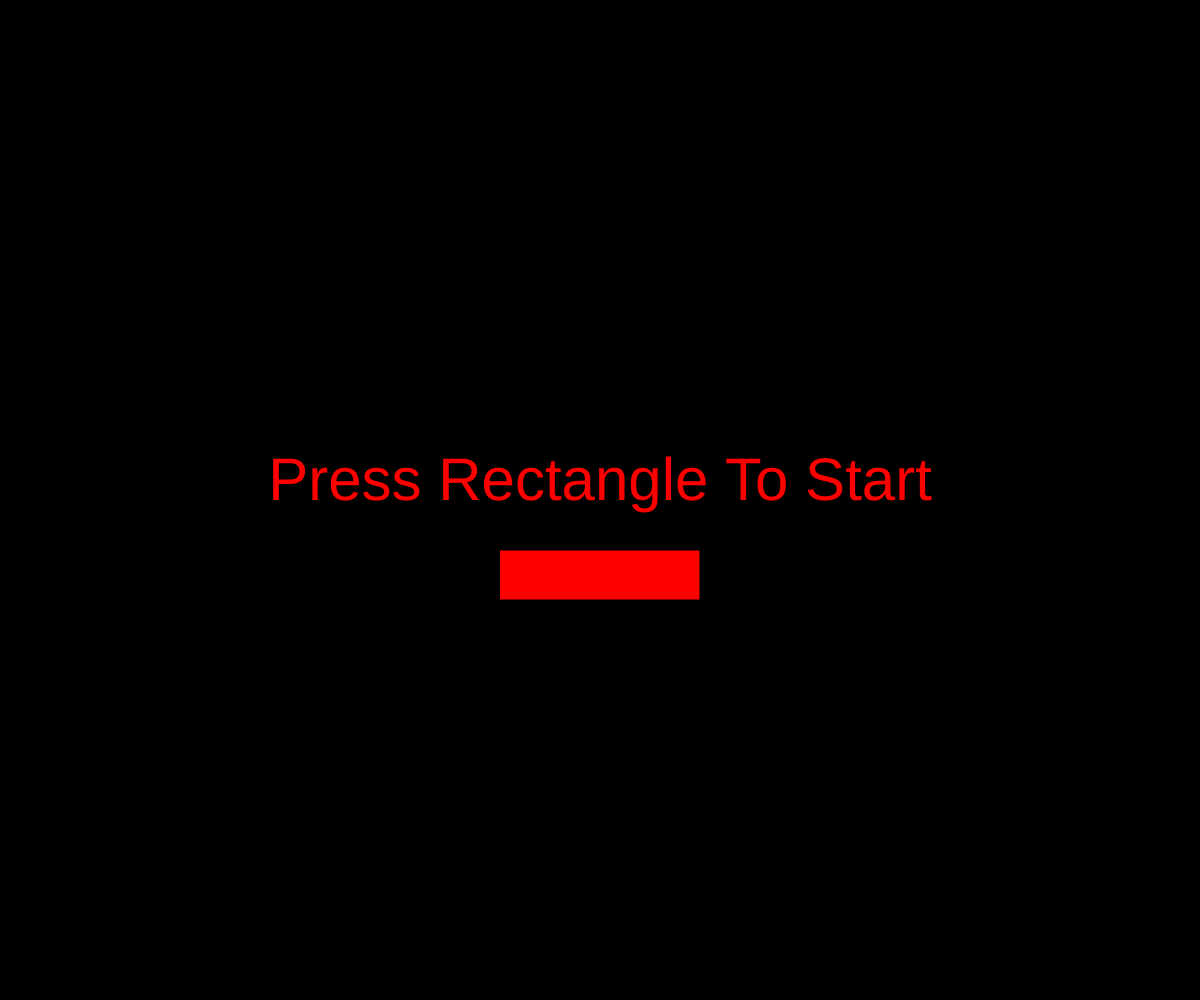
Frame 1 (no input)
Frame 60 (no input): identical to frame 1, image omitted
Frame 120 (the mouse pressed at the canvas centre since frame 60): identical to frame 1, image omitted

The p5.js sketch that drew this single still picture (run headless with seeded random() and noise() and a simulated clock; from frame 60 on, the mouse is pressed at the canvas centre):

// p5.js sketch
// ── sketch.js
// Move/Reaction time
// Abdullah Abdelshafi
// March 26 2026
//
// Extra for Experts:
// - Made a 1 minute timer so if you run out of time you die and make it so it saves your best score

let state = "loading";

const GRID_SIZE = 20;
let grid = [];
let cellSize;

let snakeX = 10;
let snakeY = 10;

let foodX;
let foodY;

let score = 0;
let timer = 60;
let lastTime = 0;

// start button
let paddleHeight = 50;
let paddleWidth = 200;
let startX;
let startY;

function setup() {
  createCanvas(windowWidth, windowHeight);

  startX = width/2 - paddleWidth/2;
  startY = height/2 + 50;

  if (width < height) {
    cellSize = windowWidth / GRID_SIZE;
  }
  else {
    cellSize = windowHeight / GRID_SIZE;
  }

  // create grid
  for (let y = 0; y < GRID_SIZE; y++) {
    grid[y] = [];
    for (let x = 0; x < GRID_SIZE; x++) {
      grid[y][x] = 0;
    }
  }

  spawnFood();
}

// creates everything
function draw() {
  background("black");

  if (state === "loading") {
    fill("red");
    rect(startX, startY, paddleWidth, paddleHeight);

    textSize(60);
    textAlign(CENTER);
    fill("red");
    text("Press Rectangle To Start", width/2, height/2);
  }

  if (state === "play") {
    background(220);
    updateGrid();
    showGrid();
    drawScore();
    drawTime();
    updateTime();
  }

  if (state === "gameOver") {
    textSize(70);
    fill("white");
    textAlign(CENTER);
    text("Game Over", width/2, height/2);
    text(`Score: ${score}`, width/2  + 20, height/2 + 100);
  }
}

// Randomizes where the food is spawned
function spawnFood() {
  foodX = floor(random(GRID_SIZE));
  foodY = floor(random(GRID_SIZE));
}

// Updating the grid and the square you have to get too
function updateGrid() {
  // Clear grid
  for (let y = 0; y < GRID_SIZE; y++) {
    for (let x = 0; x < GRID_SIZE; x++) {
      grid[y][x] = 0;
    }
  }

  grid[snakeY][snakeX] = 1;
  grid[foodY][foodX] = 2;
}

// Grid display
function showGrid() {
  for (let y = 0; y < GRID_SIZE; y++) {
    for (let x = 0; x < GRID_SIZE; x++) {

      if (grid[y][x] === 0) {
        fill("white");
      }

      if (grid[y][x] === 1) {
        fill("green");
      }

      if (grid[y][x] === 2) {
        fill("red");
      }

      square(x * cellSize, y * cellSize, cellSize);
    }
  }
}

//  Moving keys 
function keyPressed() {
  if (key === "w") {
    snakeY--;
  }

  if (key === "s") {
    snakeY++;
  }

  if (key === "a") {
    snakeX--;
  }

  if (key === "d") {
    snakeX++;
  }
  
  // Wall collision
  if (snakeX < 0 || snakeX >= GRID_SIZE || snakeY < 0 || snakeY >= GRID_SIZE) {
    state = "gameOver";
  }

  // Eating food and getting score increase and save to local storage
  if (snakeX === foodX && snakeY === foodY) {
    spawnFood();
    score += 1; 
  }
  
  // Rest game
  if (key === "r") {
    state = "loading";
    snakeX = 10;
    snakeY = 10;
    timer = 60;
    score = 0;
  }
}

// If the rectangle is clicked on loading screen
function mousePressed() {
  if (mouseX > startX && mouseX < startX + paddleWidth &&
      mouseY > startY && mouseY < startY + paddleHeight) {
    state = "play";
  }
}

// Keeps track of the score 
function drawScore(){
  fill("black");
  textSize(24);
  textAlign(RIGHT);
  text("Score:" + score, width - 10, 30);
}

// Keeps track of the time
function drawTime(){
  fill("black");
  textSize(24);
  textAlign(LEFT);
  text("Time:" + timer, width - 930, 30);
}

// updates the timer 
function updateTime() {
  if (millis() - lastTime >= 1000) { 
    timer--;
    lastTime = millis();
  }
  if (timer <= 0) {
    state = "gameOver";
  }
}
